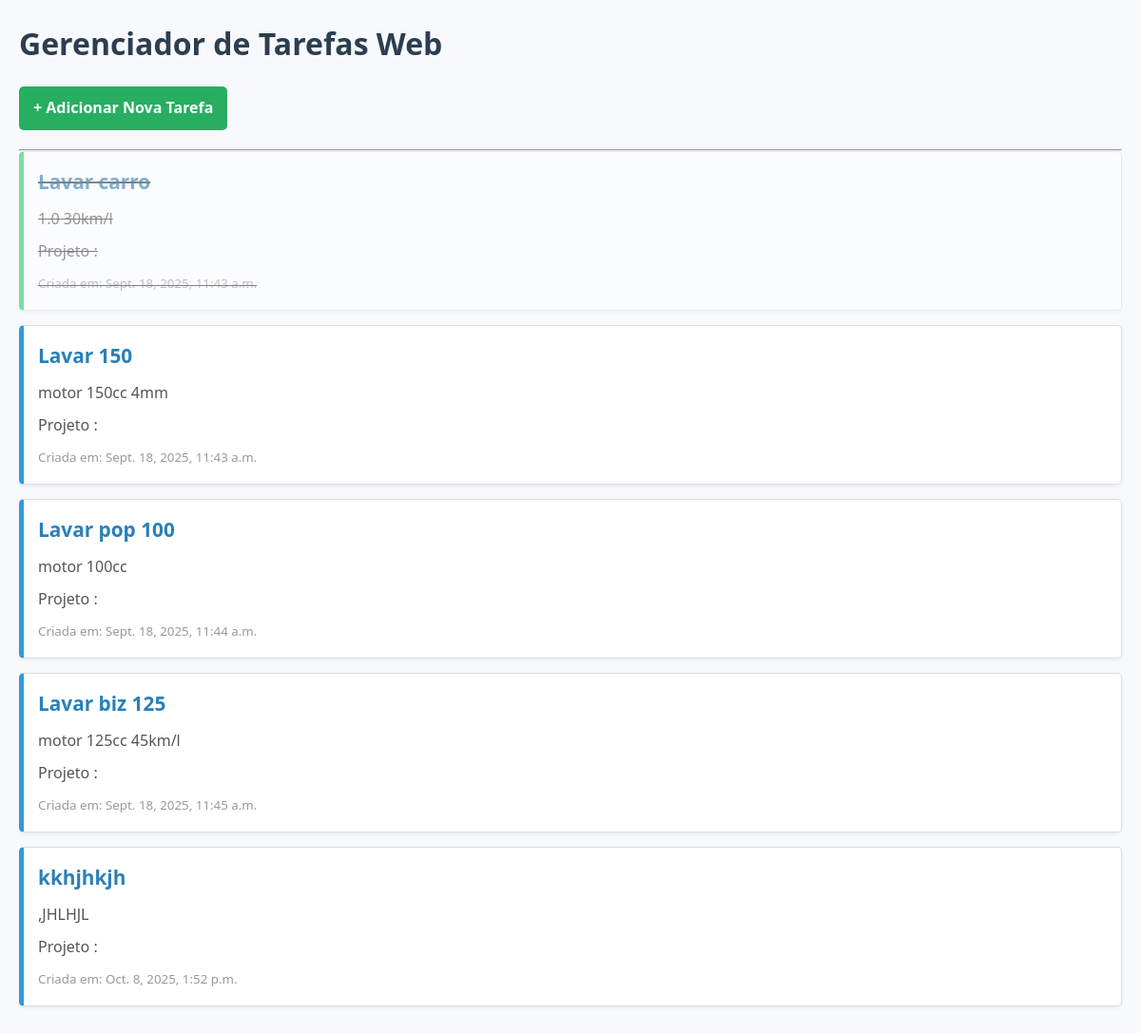
The page /tarefas/ on the database as committed earlier.
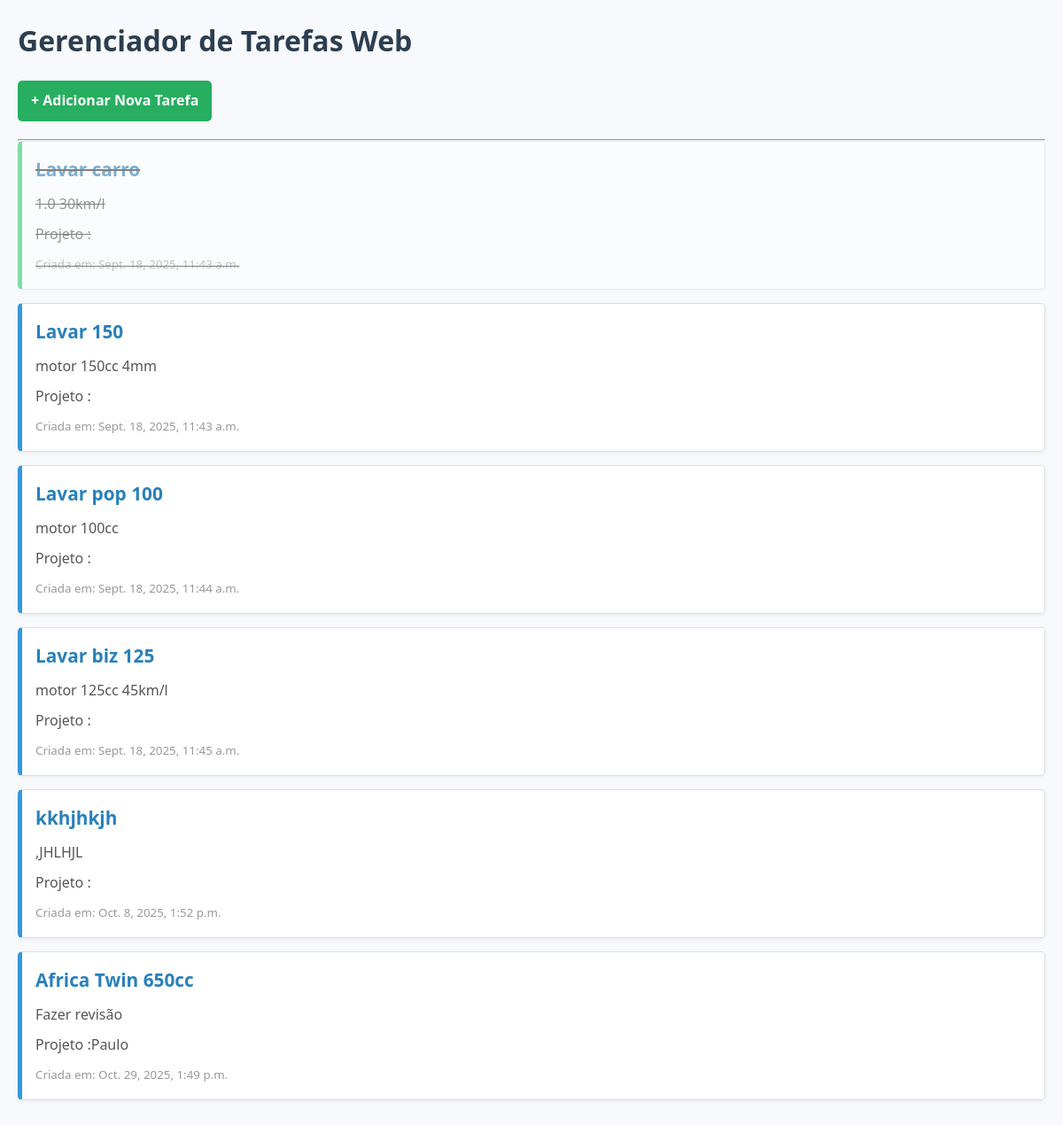
The same page on the database as committed later.
### tarefas/models.py (models this page shows, shortened)
class Tarefa(models.Model):
    titulo = models.CharField(max_length = 200)
    descricao = models.TextField(blank = True, null = True)
    data_criacao = models.DateTimeField(auto_now_add = True)
    concluida = models.BooleanField(default = False)
    projeto = models.ForeignKey(Projeto, on_delete = models.CASCADE, null = True, blank = True)

### projetos/models.py (models this page shows, shortened)
class Projeto(models.Model):
    nome = models.CharField(max_length = 200)
    descricao = models.TextField(blank = True, null = True)
    data_criacao = models.DateTimeField(auto_now_add = True)

### tarefas/views.py (the view)
def listar_tarefas (request):
    tarefas_salvas = Tarefa.objects.all()
    contexto = {
        'minhas_tarefas': tarefas_salvas
    }
    return render(request, 'tarefas/lista.html', contexto)

### tarefas/templates/tarefas/lista.html (shortened to what this page needs)
<!DOCTYPE html>
<html lang="pt-br">
<head>
    {% load static %}
    <link rel="stylesheet" href="{% static 'lista/lista.css' %}">
</head>
<body>
    <h1>Gerenciador de Tarefas Web</h1>
    <a href="{% url 'adicionar_tarefa' %}"><strong>+ Adicionar Nova Tarefa</strong></a>
    <hr>
    {% for tarefa in minhas_tarefas %}
        <div class="tarefa {% if tarefa.concluida %}concluida{% endif %}">
            <h2><a href="{% url 'detalhe_tarefa' tarefa.id %}">{{ tarefa.titulo }}</a></h2>
            <p>{{ tarefa.descricao }}</p>
            <p>Projeto :{{tarefa.projeto.nome}}</p>
            <small>Criada em: {{ tarefa.data_criacao }}</small>
        </div>
    {% empty %}
        <p>Nenhuma tarefa cadastrada ainda. Adicione algumas no <a href="/admin/">Admin</a>!</p>
    {% endfor %}
</body>
</html>

Rows that differ between the two databases and show on the page:
added Tarefa: titulo "Africa Twin 650cc", descricao "Fazer revisão", projeto.nome "Paulo", data_criacao "Oct. 29, 2025, 1:49 p.m."
